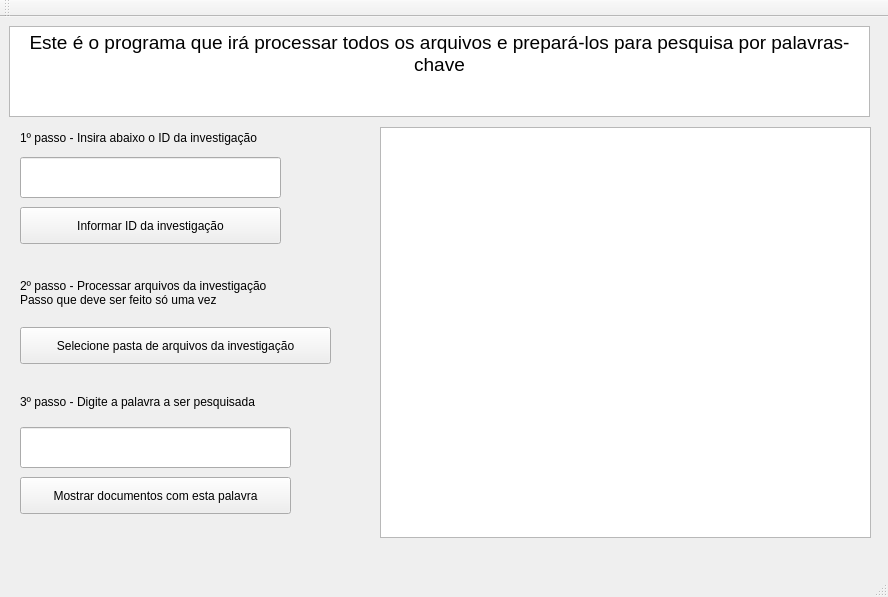
<?xml version="1.0" encoding="UTF-8"?>
<ui version="4.0">
 <class>MainWindow</class>
 <widget class="QMainWindow" name="MainWindow">
  <property name="geometry">
   <rect>
    <x>0</x>
    <y>0</y>
    <width>888</width>
    <height>597</height>
   </rect>
  </property>
  <property name="windowTitle">
   <string>MainWindow</string>
  </property>
  <widget class="QWidget" name="centralwidget">
   <widget class="QTextBrowser" name="textBrowser">
    <property name="geometry">
     <rect>
      <x>9</x>
      <y>9</y>
      <width>861</width>
      <height>91</height>
     </rect>
    </property>
    <property name="html">
     <string>&lt;!DOCTYPE HTML PUBLIC &quot;-//W3C//DTD HTML 4.0//EN&quot; &quot;http://www.w3.org/TR/REC-html40/strict.dtd&quot;&gt;
&lt;html&gt;&lt;head&gt;&lt;meta name=&quot;qrichtext&quot; content=&quot;1&quot; /&gt;&lt;style type=&quot;text/css&quot;&gt;
p, li { white-space: pre-wrap; }
&lt;/style&gt;&lt;/head&gt;&lt;body style=&quot; font-family:'Garuda'; font-size:11pt; font-weight:400; font-style:normal;&quot;&gt;
&lt;p align=&quot;center&quot; style=&quot; margin-top:0px; margin-bottom:0px; margin-left:0px; margin-right:0px; -qt-block-indent:0; text-indent:0px;&quot;&gt;&lt;span style=&quot; font-size:14pt;&quot;&gt;Este é o programa que irá processar todos os arquivos e prepará-los para pesquisa por palavras-chave&lt;/span&gt;&lt;/p&gt;&lt;/body&gt;&lt;/html&gt;</string>
    </property>
   </widget>
   <widget class="QLineEdit" name="lineEdit">
    <property name="geometry">
     <rect>
      <x>20</x>
      <y>140</y>
      <width>261</width>
      <height>41</height>
     </rect>
    </property>
    <property name="text">
     <string/>
    </property>
   </widget>
   <widget class="QPushButton" name="pushButton_2">
    <property name="geometry">
     <rect>
      <x>20</x>
      <y>190</y>
      <width>261</width>
      <height>37</height>
     </rect>
    </property>
    <property name="text">
     <string>Informar ID da investigação</string>
    </property>
   </widget>
   <widget class="QLineEdit" name="lineEdit_2">
    <property name="geometry">
     <rect>
      <x>20</x>
      <y>410</y>
      <width>271</width>
      <height>41</height>
     </rect>
    </property>
    <property name="text">
     <string/>
    </property>
   </widget>
   <widget class="QPushButton" name="pushButton_3">
    <property name="geometry">
     <rect>
      <x>20</x>
      <y>460</y>
      <width>271</width>
      <height>37</height>
     </rect>
    </property>
    <property name="text">
     <string>Mostrar documentos com esta palavra</string>
    </property>
   </widget>
   <widget class="QListView" name="listView">
    <property name="geometry">
     <rect>
      <x>380</x>
      <y>110</y>
      <width>491</width>
      <height>411</height>
     </rect>
    </property>
   </widget>
   <widget class="QLabel" name="label">
    <property name="geometry">
     <rect>
      <x>20</x>
      <y>100</y>
      <width>311</width>
      <height>41</height>
     </rect>
    </property>
    <property name="text">
     <string>1º passo - Insira abaixo o ID da investigação</string>
    </property>
   </widget>
   <widget class="QLabel" name="label_2">
    <property name="geometry">
     <rect>
      <x>20</x>
      <y>370</y>
      <width>311</width>
      <height>29</height>
     </rect>
    </property>
    <property name="text">
     <string>3º passo - Digite a palavra a ser pesquisada</string>
    </property>
   </widget>
   <widget class="QPushButton" name="pushButton">
    <property name="geometry">
     <rect>
      <x>20</x>
      <y>310</y>
      <width>311</width>
      <height>37</height>
     </rect>
    </property>
    <property name="text">
     <string>Selecione pasta de arquivos da investigação</string>
    </property>
   </widget>
   <widget class="QLabel" name="label_3">
    <property name="geometry">
     <rect>
      <x>20</x>
      <y>240</y>
      <width>321</width>
      <height>71</height>
     </rect>
    </property>
    <property name="font">
     <font>
      <italic>false</italic>
     </font>
    </property>
    <property name="text">
     <string>2º passo - Processar arquivos da investigação
Passo que deve ser feito só uma vez</string>
    </property>
   </widget>
  </widget>
  <widget class="QStatusBar" name="statusbar"/>
  <widget class="QToolBar" name="toolBar">
   <property name="windowTitle">
    <string>toolBar</string>
   </property>
   <attribute name="toolBarArea">
    <enum>TopToolBarArea</enum>
   </attribute>
   <attribute name="toolBarBreak">
    <bool>false</bool>
   </attribute>
  </widget>
  <action name="actionSelecionar_pasta">
   <property name="text">
    <string>Selecionar pasta</string>
   </property>
  </action>
 </widget>
 <resources/>
 <connections/>
</ui>
